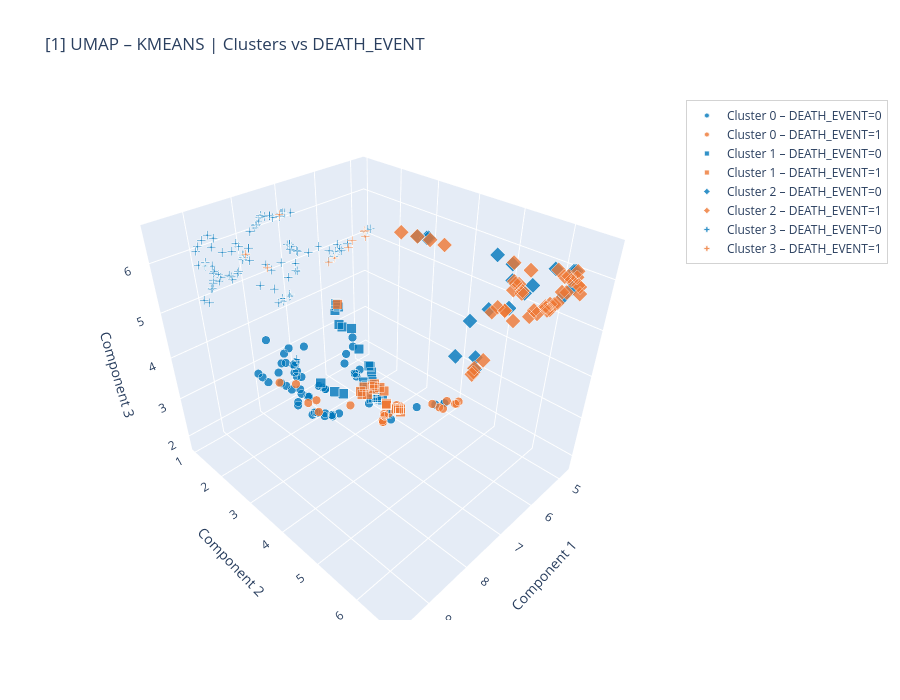

Write notebook code for a chart like this one.
### Markdown cell above
<a id="target-visualization-unsupervised"></a>
### Target-Based Visualization (Unsupervised)

### Code cell
for rank in range(1, topK + 1):
    entry = ordered_unsupervised[rank - 1]
    algo   = entry["algo"].upper()
    emb    = entry["emb"]
    labels = entry["labels"]
    params = entry["params"]

    plot_clusters_target_3d(
        embeddings_unsupervised[emb], labels, y, title=f"[{rank}] {emb.upper()} – {algo} | Clusters vs {TARGET_COL}")
